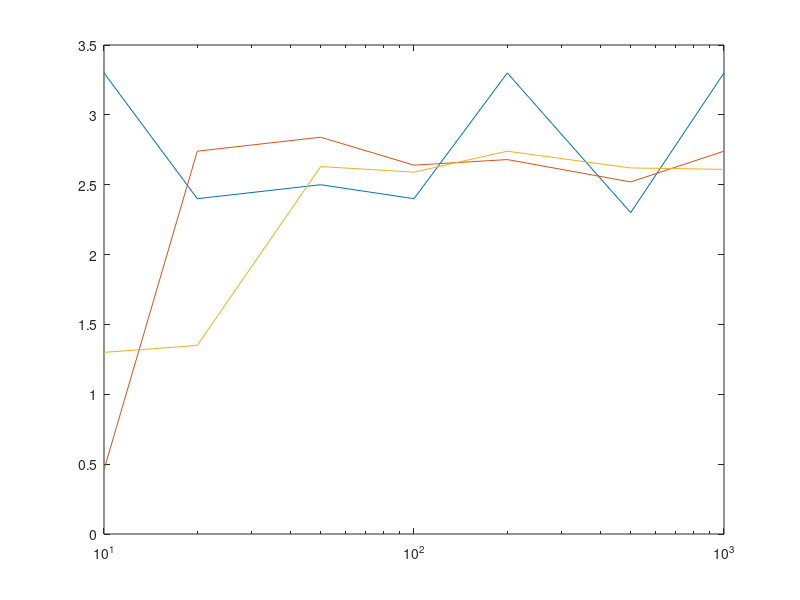

Write the MATLAB code that produced this figure. (Note: this script raises an error after producing the figure.)
symbols = { 'a', 'b', 'c', 'd', 'e', 'f', 'g', 'h' };
prob = [0.2, 0.05, 0.005, 0.2, 0.3, 0.05, 0.045, 0.15];

sym_bit = {'11', '00000', '000011', '10', '01', '0001', '000010', '001'};

N = [10, 50, 100];
R = [10 20 50 100 200 500 1000];
data_length_array = [];
avg_codeword = [];

for n = 1:length(N)
    for k = 1:length(R)
        for j = 1:R(k)
            indices = randsrc(N(n),1,[1:numel(symbols); prob]);
            randomString = [symbols{indices}];
            %display(randomString);
            data_length = 0;
            for i = 1:length(randomString)
                idx = find(strcmp(symbols, randomString(i)));
                data_length = data_length + length(sym_bit{idx});
            end
            data_length_array(k, j) = data_length;
        end
        mean = sum(data_length_array(n, k))/length(data_length_array(k));
        avg_codeword(n, k) = mean/N(n);
    end
end

entropy_1a = 0.76225;
avg_codeword_1d = 2.6;
display(avg_codeword(1,:))
semilogx(entropy_1a)
semilogx(R, avg_codeword)
yline(entropy_1a, Color='magenta')
yline(avg_codeword_1d, Color='black')
h = legend('$\overline{L}_n(R)$ $n=10$', '$\overline{L}_n(R)$ $n=50$', '$\overline{L}_n(R)$ $n=100$', '$H[X]$ in 1a', '$\overline{L}$ in 1d','Interpreter','latex');
rect = [0.6, 0.25, 0.25, 0.25];
set(h, 'Position', rect)
grid on




